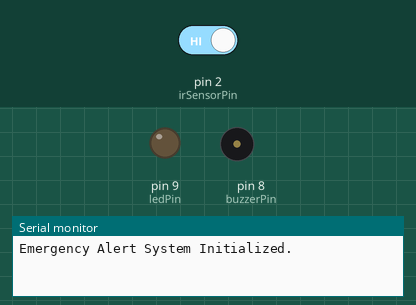
Bench run of a sketch on a simulated Arduino Uno, built with avr-gcc and run on an emulated ATmega328P. Parts: output pins drawn as LEDs (lit = HIGH), buzzer (waves = sounding, pin HIGH), the last lines printed to the serial monitor. Inputs (shaded band) come from the test bench; at power-on: pin 2 (irSensorPin) HIGH. The modem accepts every AT command (registered, SIM ready, sends succeed) and sends nothing else.

Above: at 4.2 s.
4.3 s: pin 2 (irSensorPin) driven LOW
At 5.1 s:
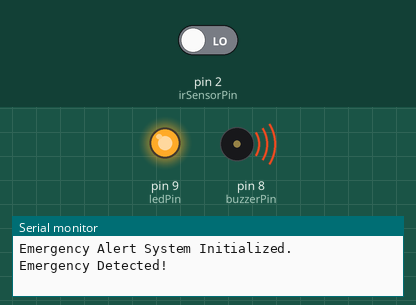
Timing chart, 0 to 7.3 s (numbered marks = the images above; inputs shaded):
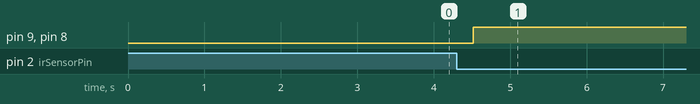

Measured:
- after the input at 4.3 s, pin 9 (ledPin), pin 8 (buzzerPin): LOW → HIGH after 0.22 s

The sketch:

code.ino
```cpp
#include <SoftwareSerial.h>

#define irSensorPin 2         // IR sensor input pin
#define buzzerPin  8          // Buzzer pin
#define ledPin     9          // LED for alert indication

SoftwareSerial gsm(10, 11);   // RX, TX pins for GSM module

void setup() {
  pinMode(irSensorPin, INPUT);
  pinMode(buzzerPin, OUTPUT);
  pinMode(ledPin, OUTPUT);

  Serial.begin(9600);
  gsm.begin(9600);

  delay(1000);
  Serial.println("Emergency Alert System Initialized.");
  gsm.println("AT"); // Check GSM connection
  delay(1000);
  gsm.println("AT+CMGF=1"); // Set SMS text mode
  delay(1000);
}

void loop() {
  int sensorValue = digitalRead(irSensorPin);

  if (sensorValue == LOW) {
    Serial.println("Emergency Detected!");

    // Turn on buzzer and LED
    digitalWrite(buzzerPin, HIGH);
    digitalWrite(ledPin, HIGH);

    // Send SMS alert
    sendSMS("Emergency detected! Please respond immediately!");

    delay(10000); // Wait 10 seconds before next alert
  } else {
    digitalWrite(buzzerPin, LOW);
    digitalWrite(ledPin, LOW);
  }

  delay(500); // Small delay to reduce loop speed
}

void sendSMS(String message) {
  gsm.println("AT+CMGF=1");    // Set to text mode
  delay(1000);
  gsm.println("AT+CMGS=\"+91XXXXXXXXXX\""); // Replace with recipient phone number
  delay(1000);
  gsm.print(message);
  delay(500);
  gsm.write(26); // Ctrl+Z to send SMS
  delay(3000);
  Serial.println("SMS Sent.");
}
```
